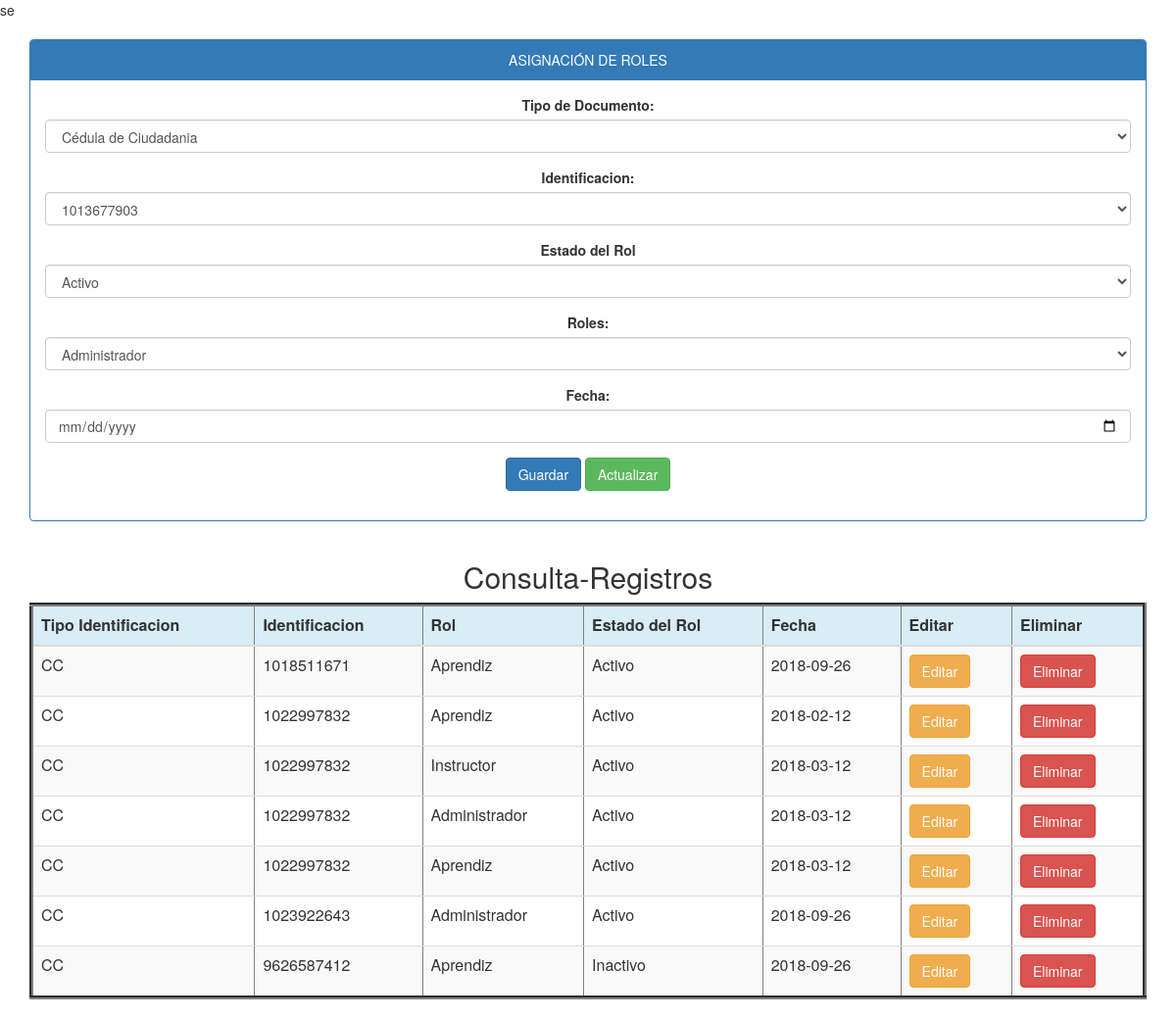
Page /customerHasRol/documento.php on the committed database.
### tables this page shows
CREATE TABLE `customer_has_role` (
  `statusCustomerRole` tinyint(1) NOT NULL,
  `terminationDate` date NOT NULL,
  `documentNumber` varchar(50) NOT NULL,
  `documentName` varchar(50) NOT NULL,
  `roleId` varchar(40) NOT NULL
);

### customerHasRol/Controller.php (called while the page is built, shortened)
<?php
class customerHasRol{
public function _get ($k){return $this->$k;}
public function _set ($k,$V){return $this-> $k = $V;}
}
?>

### conexion.php (called while the page is built)
<?php
class database {
	public static function conectar (){
	try{
	$pdo=new PDO('mysql:host=localhost;dbname=db_SOSP; charset=utf8','root','');
 	$pdo->setAttribute (PDO::ATTR_ERRMODE,PDO::ERRMODE_EXCEPTION);
 	return $pdo;
	}catch (Exception $e){
	die($e->getMessage());
		}
	}
}
?>

### customerHasRol/Model.php (called while the page is built, shortened)
<?php
class usuarioModel{
	private $pdo;
	public function __CONSTRUCT(){
	try{
	$this ->pdo=database::conectar();
	}catch(Exception $ex){
	die($e->getMessage());
	}
	}
public function Listar(){
	try{
		$result = array();
		$stm = $this->pdo->Prepare('SELECT * FROM customer_has_Role ');
		$stm->execute();
		foreach($stm->fetchAll(PDO::FETCH_OBJ) as $r) {
			$usu = new customerHasRol();
			$usu->_SET('statusCustomerRole', $r->statusCustomerRole);
			$usu->_SET('terminationDate', $r->terminationDate);
			$usu->_SET('documentName', $r->documentName);
			$usu->_SET('documentNumber', $r->documentNumber);
			$usu->_SET('roleId', $r->roleId);
			$result[] = $usu;
		}
		return $result;
	}
	catch(Exception $e){
		die ($e->getMessage());
	}
}
}
?>

### customerHasRol/documento.php (the view, shortened to what this page needs)
se<?php
require_once '../conexion.php';
$usu = new customerHasRol();
$model = new usuarioModel();
$db = database::conectar();
$camposDesabilitados = '';
?>
<!DOCTYPE html>
<html lang="es">
<head>
	<link rel="stylesheet"  href="../bootstrap/css/bootstrap.css">
	<link rel="stylesheet" type="text/css" href="css/bootstrap.min.css">
</head>
<body>
<center>
<div class="container">
	<div class="panel panel-primary">
	<div class="panel-heading">ASIGNACIÓN DE ROLES</div>
	<div class="panel-body">
<form action ="" method="post">
<div class="form-group">
	<label>Tipo de Documento:</label>
	<select class="form-control" name="documentName">
	<?php
	foreach($db-> query('SELECT * FROM documentType')as $row){
	echo '<option value="'.$row['documentName'].'">'.$row['description'].'</option>';
	}
	?>
	</select>
	</div>
	<div class="form-group">
	<label>Identificacion:</label>
	<select class="form-control" name="documentNumber">
	<?php
	foreach($db-> query('SELECT * FROM customer')as $row){
	echo '<option value="'.$row['documentNumber'].'">'.$row['documentNumber'].'</option>';
	}
	?>
	</select>
	</div>
	<div class="form-group">
    	<label for="select" value="<?php echo $usu->_GET('statusCustomerRole')?>" >Estado del Rol</label>
	<select name="statusCustomerRole" class="form-control" id="select">
	<option value="1">Activo</option>
	</select></div>
    <div class="form-group">
	<label>Roles:</label>
	<select class="form-control" name="roleId">
	<?php
	foreach($db-> query('SELECT * FROM role')as $row){
	echo '<option value="'.$row['roleId'].'">'.$row['description'].'</option>';
	}
	?>
	</select>
	</div>
	<div class="form-group">
    	<label>Fecha:</label>
		<input type="date" name="terminationDate" value="<?php echo $usu->_GET('terminationDate')?>"  class="form-control" placeholder="Inserte su fheca." required>
	</div>
	<div class="form-group">
		<?php if($camposDesabilitados != 'disabled'){ ?>
		<input type="submit" class="btn btn-primary" value="Guardar" onclick="this.form.action='?action=registrar';"/>
		<?php } ?>
		<input type="submit" class="btn btn-success" value="Actualizar" onclick="this.form.action='?action=Actualizar';"/>
	</div>
	</form>
	</div>
	</div>
	</div>
	<div class="container">
		<h2>Consulta-Registros</h2>
		<div class="table-responsive">
			<table border="4" class="table table-striped">
			<thead>
				<tr class="info">
					<th>Tipo Identificacion</th>
					<th>Identificacion</th>
					<th>Rol</th>
					<th>Estado del Rol</th>
					<th>Fecha</th>
					<th>Editar</th>
					<th>Eliminar</th>
					</tr>
			</thead>
		<?php
		foreach ($model->Listar() as $r){
			?>
			<tr>
			<td><?php echo $r->_GET('documentName');?></td>
			<td><?php echo $r->_GET('documentNumber');?></td>
			<td><?php if($r->_GET('roleId')=="1"){ echo "Aprendiz";
			}else if($r->_GET('roleId')=="2"){
				echo "Instructor";
			}else if($r->_GET('roleId')=="3"){
				echo "Administrador";
			}else if($r->_GET('roleId')=="4"){
				echo "Aprendiz";
			}
			?></td>
			<td><?php if($r->_GET('statusCustomerRole')=="1"){ echo "Activo";
			}else if($r->_GET('statusCustomerRole')=="0"){
				echo "Inactivo";
			}
			?></td>
			<td><?php echo $r->_GET('terminationDate');?></td>
			<td>
				<a href="?action=editar&documentNumber=<?php echo $r->_GET('documentNumber'); ?>" class="btn btn-warning">Editar</a>
			</td>
			<td>
				<a href="?action=eliminar&documentNumber=<?php echo $r->_GET('documentNumber'); ?>" class="btn btn-danger" onclick ="return confirm('¿Esta seguro de eliminar este Usuario?')">Eliminar</a>
			</td>
			</tr>
		<?php } ?>
			</table>
			</div>
			</div>
</center>
</body>
</html>

### rows in the picture
customer_has_role: _GET "CC", _GET "1018511671", shows "Aprendiz", shows "Activo", _GET "2018-09-26"
customer_has_role: _GET "CC", _GET "1022997832", shows "Aprendiz", shows "Activo", _GET "2018-02-12"
customer_has_role: _GET "CC", _GET "1022997832", shows "Instructor", shows "Activo", _GET "2018-03-12"
customer_has_role: _GET "CC", _GET "1022997832", shows "Administrador", shows "Activo", _GET "2018-03-12"
customer_has_role: _GET "CC", _GET "1022997832", shows "Aprendiz", shows "Activo", _GET "2018-03-12"
customer_has_role: _GET "CC", _GET "1023922643", shows "Administrador", shows "Activo", _GET "2018-09-26"
customer_has_role: _GET "CC", _GET "9626587412", shows "Aprendiz", shows "Inactivo", _GET "2018-09-26"

### other values in the picture
form field documentName "Cédula de Ciudadania"
form field documentNumber "1013677903"
form field roleId "Administrador"
